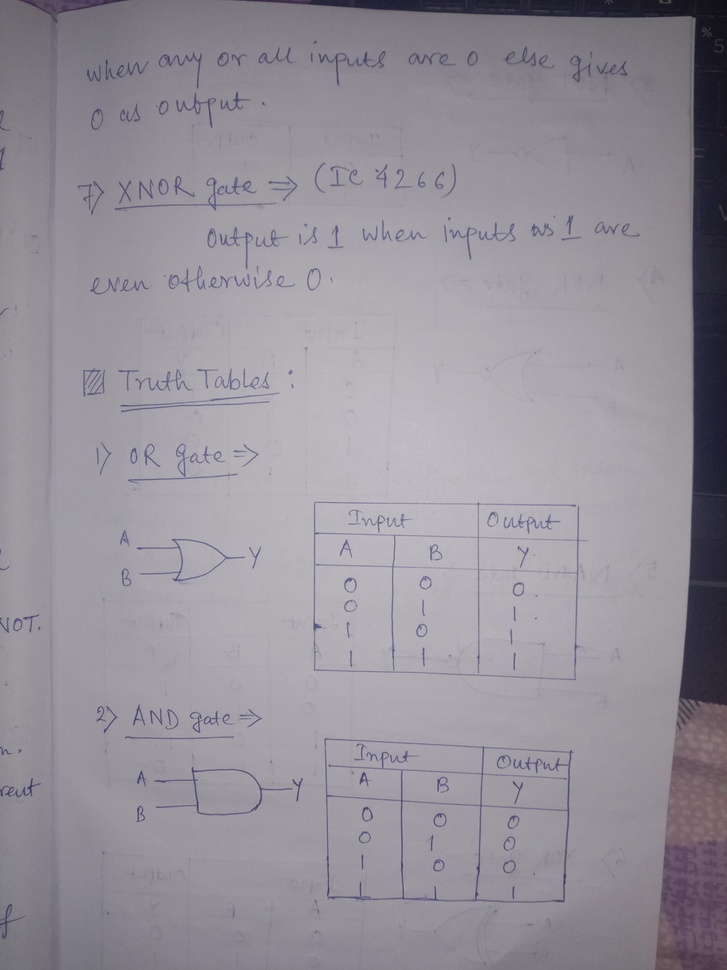
#> input picture Python/Docscanner_Python/note.jpg, 727 x 970 px, shrunk from 3120 x 4160 before the run
$ python script.py
#> lines starting #> are read from the running program, lines starting #| are printed output that depends on the picture; after the words box and inside, x2 and y2 are one past the last pixel; in counts of white or black regions, pixels touching at a corner belong together
import cv2
import numpy as np

filename=input('enter file name : ')
#> the answer given: note.jpg
image=cv2.imread(filename,0)
#> image: shape (970, 727); min 15, max 200, mean 147.4
th1=cv2.adaptiveThreshold(image,250,cv2.ADAPTIVE_THRESH_GAUSSIAN_C,\
		cv2.THRESH_BINARY,145,20)
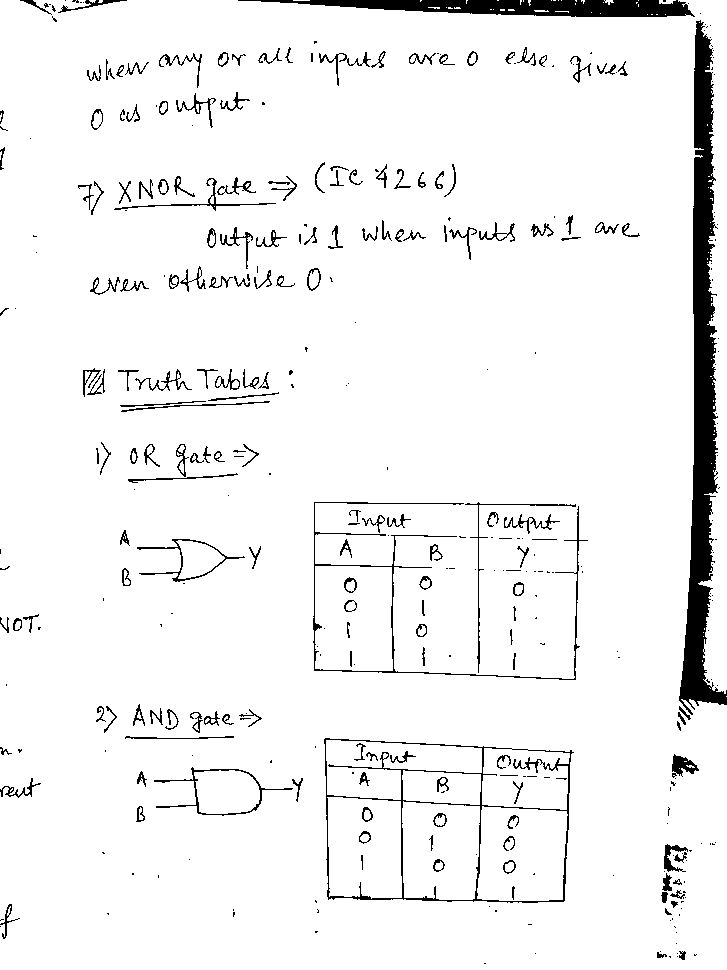
#> th1: shape (970, 727); values 0 (black) and 250 (white), 94.6% white; 373 black regions (193 under 20 px), largest, box (x1, y1, x2, y2) and area: (679, 20, 727, 715) 13456, (238, 0, 695, 17) 4878, (324, 738, 574, 903) 2547

cv2.imwrite('output.jpg',th1)
